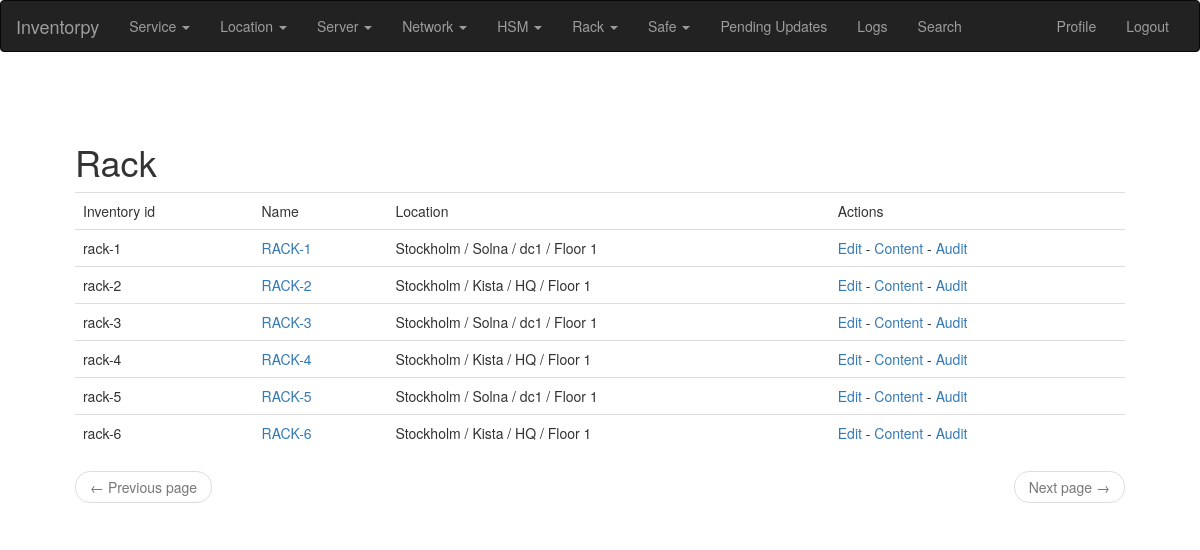
Screenshot of /rack/list/ (signed in) with the database file from the repository.
### app/modules/rack/models.py (models this page shows, shortened)
class Rack(db.Model):
    __tablename__ = "rack"
    __searchable__ = ['name', 'audit_status', 'location_id', 'audit_comment', 'comment']
    id = db.Column(db.Integer, primary_key=True)
    name = db.Column(db.String(140), unique=True)
    location_id = db.Column(db.Integer, db.ForeignKey('location.id'))
    location = db.relationship('Location')
    comment = db.Column(db.String(600))
    audit_status = db.Column(db.String(20))
    audit_comment = db.Column(db.String(255))
    audit_date = db.Column(db.DateTime)
    auditor = db.relationship('User', foreign_keys='Rack.auditor_id')
    auditor_id = db.Column(db.Integer, db.ForeignKey('user.id'))
    def inventory_id(self):
        return '{}-{}'.format(self.__class__.__name__.lower(), self.id)

### app/models.py (models this page shows, shortened)
class PaginatedAPIMixin(object):
    @staticmethod
    def to_collection_dict(query, page, per_page, endpoint, **kwargs):
        resources = query.paginate(page, per_page, False)
        print("page: %s per_page: %s endpoint %s" % (page, per_page, endpoint))
        data = {
            'items': [item.to_dict() for item in resources.items],
            '_meta': {
                'page': page,
                'per_page': per_page,
                'total_pages': resources.pages,
                'total_items': resources.total
            },
            '_links': {
                'self': url_for(endpoint, id=id, page=page, per_page=per_page,
                                **kwargs),
                'next': url_for(endpoint, id=id, page=page + 1, per_page=per_page,
                                **kwargs) if resources.has_next else None,
                'prev': url_for(endpoint, id=id, page=page - 1, per_page=per_page,
                                **kwargs) if resources.has_prev else None
            }
        }
        return data

class Location(PaginatedAPIMixin, db.Model):
    __tablename__ = "location"
    id = db.Column(db.Integer, primary_key=True)
    place = db.Column(db.String(140), index=True)
    facillity = db.Column(db.String(140), index=True)
    area = db.Column(db.String(140), index=True)
    position = db.Column(db.String(128))
    type = db.Column(db.String(128))
    def longName(self):
        return '{} / {} / {} / {}'.format(self.place, self.facillity,
                                          self.area, self.position)

### app/modules/rack/routes.py (the view)
@bp.route('/rack/list/', methods=['GET', 'POST'])
@login_required
def rack_list():
    page = request.args.get('page', 1, type=int)
    racks = Rack.query.order_by(Rack.name).paginate(
            page, current_app.config['POSTS_PER_PAGE'], False)
    next_url = url_for('main.rack_list', page=racks.next_num) \
        if racks.has_next else None
    prev_url = url_for('main.rack_list', page=racks.prev_num) \
        if racks.has_prev else None
    return render_template('rack.html', title=_('Rack'),
                           racks=racks.items, next_url=next_url,
                           prev_url=prev_url)

### app/main/routes.py (called while the page is built)
@bp.before_app_request
def before_request():
    if current_user.is_authenticated:
        current_user.last_seen = datetime.utcnow()
        db.session.commit()
    g.locale = str(get_locale())

### app/models.py (called while the page is built)
@login.user_loader
def load_user(id):
    print(f'regular user loaded for login userid: {id}')
    return User.query.get(int(id))

### app/templates/rack.html (shortened to what this page needs)
{% extends "base.html" %}
{% import 'bootstrap/wtf.html' as wtf %}
{% block app_content %}
{% if racks %}
  <table class="table table-hover">
    <tr>
      <td>{{_('Inventory id')}}</td>
      <td>{{_('Name')}}</td>
      <td>{{_('Location')}}</td>
      <td>{{_('Actions')}}</td>
    </tr>
    {% for r in racks %}
      <tr>
        <td>  {{ r.inventory_id() }} </td>
        <td>
              <A HREF="{{url_for('main.rack_edit', rack=r.id)}}">
                {{ r.name }}
              </A>
        </td>
        <td>
                {{ r.location.longName() }}
        </td>
        <td>
          <A HREF="{{url_for('main.rack_edit', rack=r.id)}}">
            {{ _('Edit') }}
          </A>
          -
          <A HREF="{{url_for('main.rack_content', rack=r.id)}}">
            {{ _('Content') }}
          </A>
          -
          <A HREF="{{url_for('main.rack_audit', rack=r.id)}}">
            {{ _('Audit') }}
          </A>
        </td>
      </tr>
    {% endfor %}
  </table>
    <nav aria-label="...">
        <ul class="pager">
            <li class="previous{% if not prev_url %} disabled{% endif %}">
                <a href="{{ prev_url or '#' }}">
                    <span aria-hidden="true">&larr;</span> {{ _('Previous page') }}
                </a>
            </li>
            <li class="next{% if not next_url %} disabled{% endif %}">
                <a href="{{ next_url or '#' }}">
                    {{ _('Next page') }} <span aria-hidden="true">&rarr;</span>
                </a>
            </li>
        </ul>
    </nav>
{% endif %}
{% endblock %}

### rows the page displays
Rack: inventory_id "rack-1", name "RACK-1", location.longName "Stockholm / Solna / dc1 / Floor 1"
Rack: inventory_id "rack-2", name "RACK-2", location.longName "Stockholm / Kista / HQ / Floor 1"
Rack: inventory_id "rack-3", name "RACK-3", location.longName "Stockholm / Solna / dc1 / Floor 1"
Rack: inventory_id "rack-4", name "RACK-4", location.longName "Stockholm / Kista / HQ / Floor 1"
Rack: inventory_id "rack-5", name "RACK-5", location.longName "Stockholm / Solna / dc1 / Floor 1"
Rack: inventory_id "rack-6", name "RACK-6", location.longName "Stockholm / Kista / HQ / Floor 1"

### other values shown
{{ title }} "Rack"
